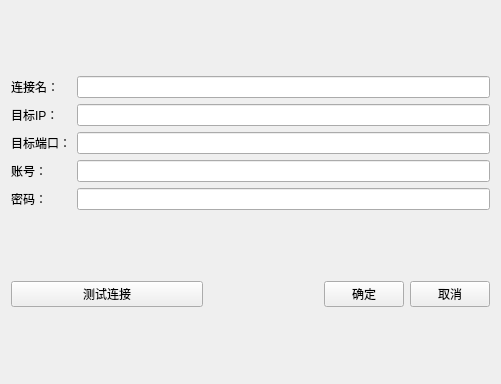
<?xml version="1.0" encoding="UTF-8"?>
<ui version="4.0">
 <class>new_sql_connect</class>
 <widget class="QWidget" name="new_sql_connect">
  <property name="geometry">
   <rect>
    <x>0</x>
    <y>0</y>
    <width>501</width>
    <height>384</height>
   </rect>
  </property>
  <property name="windowTitle">
   <string>Form</string>
  </property>
  <layout class="QVBoxLayout" name="verticalLayout" stretch="4,1">
   <item>
    <layout class="QGridLayout" name="gridLayout">
     <item row="0" column="0">
      <widget class="QLabel" name="lab_con_name">
       <property name="text">
        <string>连接名：</string>
       </property>
      </widget>
     </item>
     <item row="0" column="1">
      <widget class="QLineEdit" name="edit_con_name"/>
     </item>
     <item row="1" column="0">
      <widget class="QLabel" name="lab_con_ip">
       <property name="text">
        <string>目标IP：</string>
       </property>
      </widget>
     </item>
     <item row="1" column="1">
      <widget class="QLineEdit" name="edit_con_ip"/>
     </item>
     <item row="2" column="0">
      <widget class="QLabel" name="lab_con_port">
       <property name="text">
        <string>目标端口：</string>
       </property>
      </widget>
     </item>
     <item row="2" column="1">
      <widget class="QLineEdit" name="edit_con_port"/>
     </item>
     <item row="3" column="0">
      <widget class="QLabel" name="lab_con_usr">
       <property name="text">
        <string>账号：</string>
       </property>
      </widget>
     </item>
     <item row="3" column="1">
      <widget class="QLineEdit" name="edit_con_usr"/>
     </item>
     <item row="4" column="0">
      <widget class="QLabel" name="lab_con_passwd">
       <property name="text">
        <string>密码：</string>
       </property>
      </widget>
     </item>
     <item row="4" column="1">
      <widget class="QLineEdit" name="edit_con_passwd">
       <property name="echoMode">
        <enum>QLineEdit::Password</enum>
       </property>
      </widget>
     </item>
    </layout>
   </item>
   <item>
    <layout class="QHBoxLayout" name="horizontalLayout" stretch="5,3,2,2">
     <item>
      <widget class="QPushButton" name="btn_connect">
       <property name="text">
        <string>测试连接</string>
       </property>
      </widget>
     </item>
     <item>
      <spacer name="horizontalSpacer">
       <property name="orientation">
        <enum>Qt::Horizontal</enum>
       </property>
       <property name="sizeHint" stdset="0">
        <size>
         <width>40</width>
         <height>20</height>
        </size>
       </property>
      </spacer>
     </item>
     <item>
      <widget class="QPushButton" name="btn_ok">
       <property name="text">
        <string>确定</string>
       </property>
      </widget>
     </item>
     <item>
      <widget class="QPushButton" name="btn_cancel">
       <property name="text">
        <string>取消</string>
       </property>
      </widget>
     </item>
    </layout>
   </item>
  </layout>
 </widget>
 <resources/>
 <connections/>
</ui>
